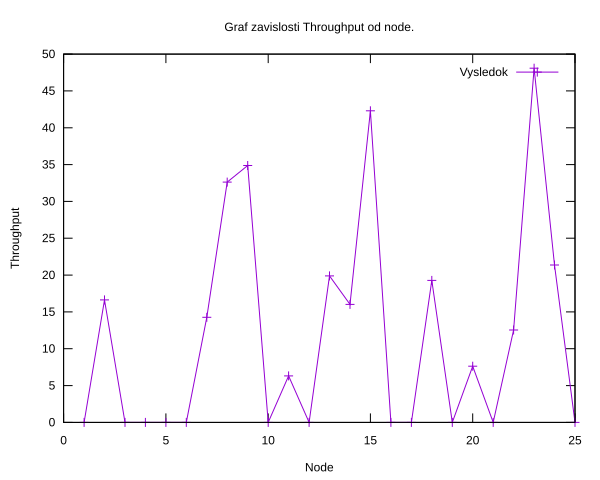

Generate this figure with gnuplot:
set terminal svg
set output "graf_pole7.svg"
set title "Graf zavislosti Throughput od node."
set xlabel "Node"
set ylabel "Throughput"
plot "-"  title "Vysledok" with linespoints
1 -0
2 16.6278
3 -0
4 -0
5 -0
6 -0
7 14.2719
8 32.6217
9 34.8717
10 -0
11 6.3167
12 -0
13 19.8857
14 16.0179
15 42.3057
16 -0
17 -0
18 19.2785
19 -0
20 7.62869
21 -0
22 12.5395
23 48.0887
24 21.3698
25 -0
e
